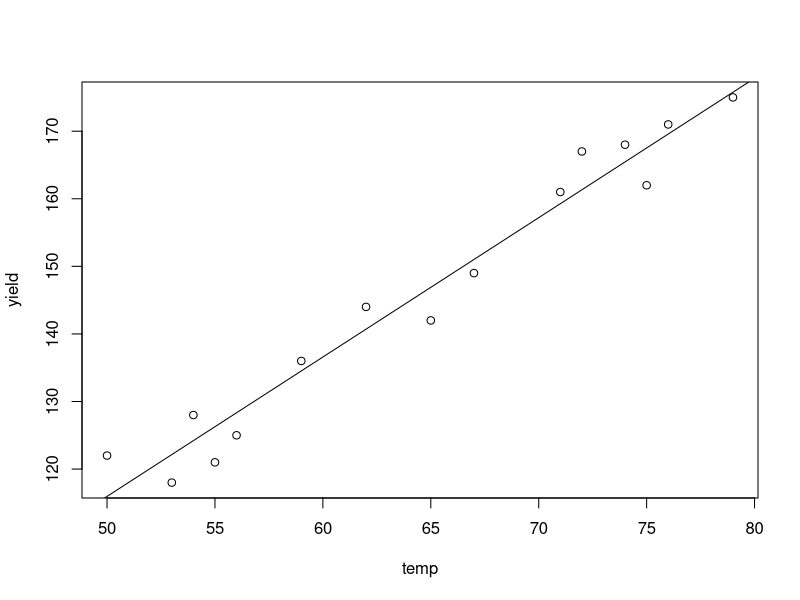
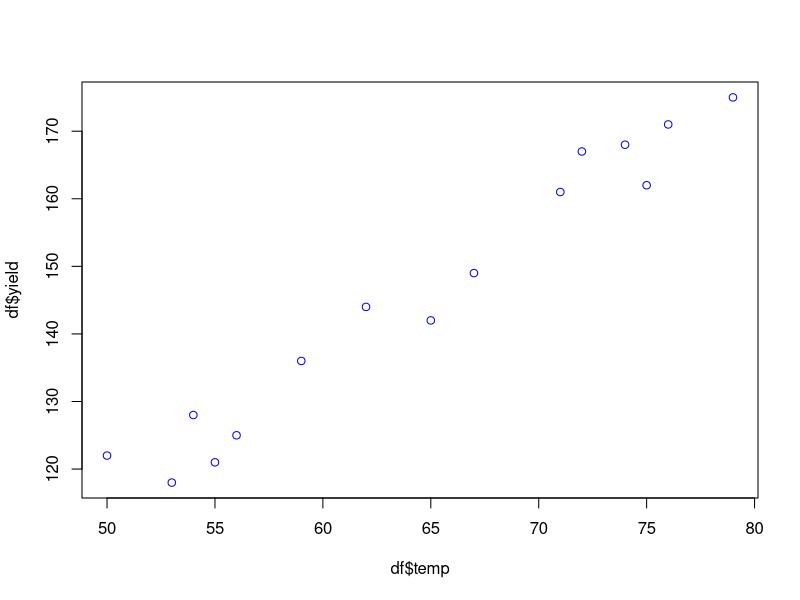
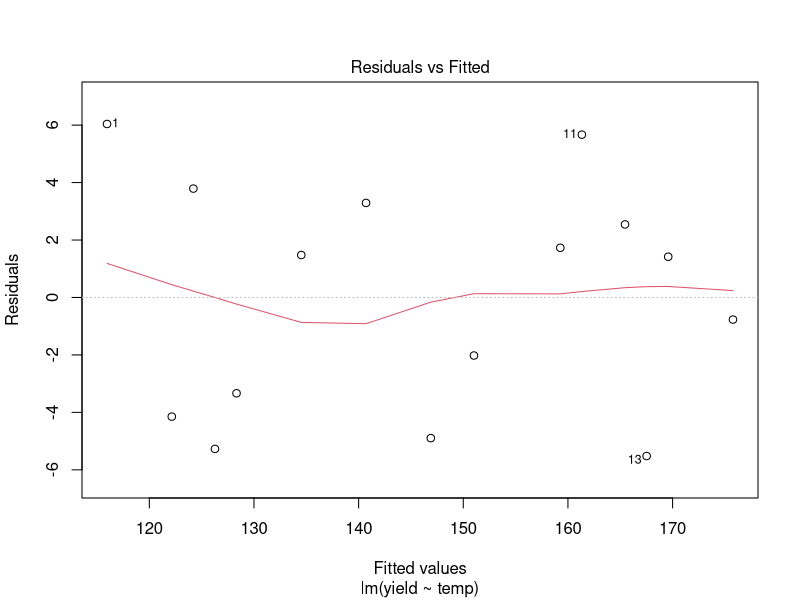

R code for these plots, in order:
temp = c(50, 53, 54, 55, 56, 59, 62, 65, 67, 71, 72, 74, 75, 76, 79)
yield = c(122, 118, 128, 121, 125, 136, 144, 142, 149, 161, 167, 168, 162, 171, 175)
names <- c('a','b','c','d','e','f','g','h','i','j','k','l','m','n','o')

# find the correlation between them
cor(temp, yield)

# create a data frame
df = data.frame(temp, yield)

# lets visualize the data and find out if they are linearly related
plot(temp, yield)

# build a linear regression model
df.lm = lm(yield~temp, data = df)

# analyse
summary(df.lm)
names(df.lm)
# coefficients
df.lm$coefficients
# residuals
df.lm$residuals
# To get the predicted values
pred <- fitted(df.lm)
pred
df.lm$fitted.values

#plotting the fitted line
abline(coef(df.lm))

# Scatterplot
plot(df$temp,df$yield,col="blue")

# To plot the residuals
plot(df.lm,which=1)

# To get the coefficients
x <- coef(df.lm)

#predict yield given a temperature
t = data.frame(temp = c(45, 40))
predict(df.lm, t)